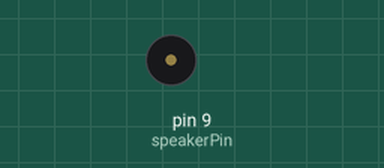
The sketch below on a simulated Arduino Uno, built with avr-gcc and run on an emulated ATmega328P. Parts: buzzer (waves = sounding).

Above: at 0.17 s.
At 5.4 s:
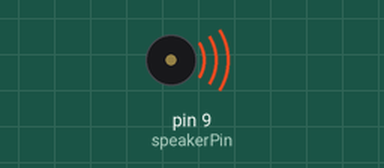
Timing chart, 0 to 8.0 s (numbered marks = the images above):
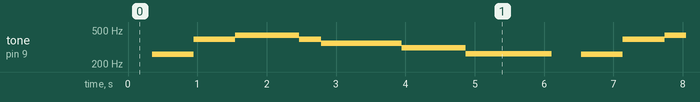

The sketch:

piezo_music.ino
```cpp
/*
 * This program delivers a square wave of appropriate frequency to the piezo speaker to play the corresponding tone
 * timeHigh = 1/(2*ToneFrequency)
 * note     ToneFrequency (Hz)    timeHigh (microseconds)
 * c              261                1915
 * d              294                1700
 * e              329                1519
 * f              349                1432
 * g              392                1275
 * a              440                1136
 * b              493                1014
 * C              523                956
 */

int speakerPin = 9;
int length = 15; //Number of notes
char notes[] = " ccggaagffeeddc "; //Space represents a rest
int beats[] = {1,1,1,1,1,1,2,1,1,1,1,1,1,2,4};
int tempo = 300;

void playTone(int tone, int duration)
{
  for (long i = 0; i < duration * 1000L; i += tone*2)
  {
    digitalWrite(speakerPin, HIGH);
    delayMicroseconds(tone);
    digitalWrite(speakerPin, LOW);
    delayMicroseconds(tone);
  }
}

void playNote(char note, int duration)
{
  char names[] = {'c','d','e','f','g','a','b','C'};
  int tones[] = {1915, 1700, 1519, 1432, 1275, 1136, 1014, 956};
  //Play tone corresponding to note name
  for (int i = 0; i < 8; i++)
  {
    if (names[i] == note)
    {
    playTone(tones[i], duration);
    }
  }
}

void setup() {
  pinMode(speakerPin, OUTPUT);
}

void loop() {
  // put your main code here, to run repeatedly:
  for (int i = 0; i < length; i ++)
  {
    if (notes[i] == ' ')
      delay(beats[i]*tempo);
    else
    {
      playNote(notes[i], beats[i]*tempo);
    }
  }
  //Pause between notes
  delay(tempo/2);
}
```

Measured:
- by itself, tone on pin 9 (speakerPin): repeats every 6.2 s: 391 Hz 0.60 s, 435 Hz 0.92 s, 391 Hz 0.32 s, 348 Hz 1.2 s, 310 Hz 0.92 s, 265 Hz 1.2 s, silent 0.43 s, 260 Hz 0.60 s
